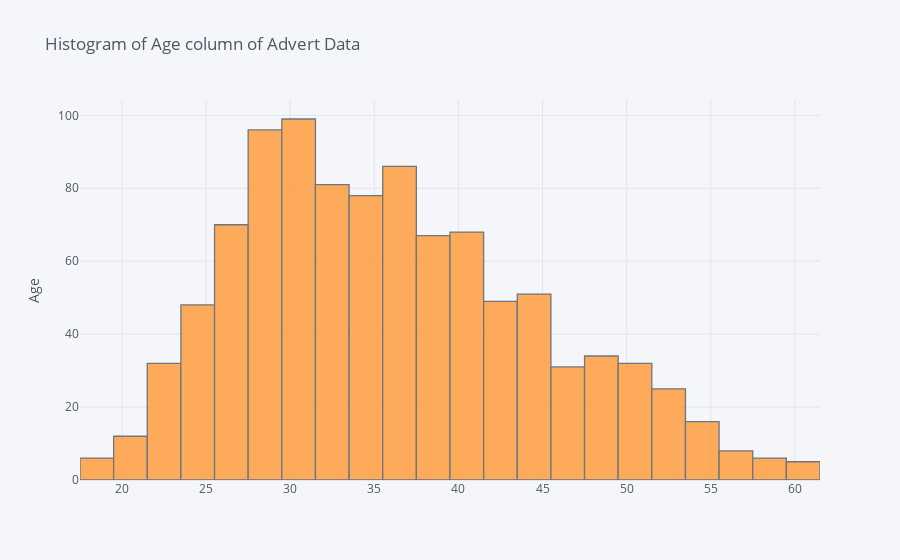

Notebook cell for this chart:
### Markdown cell above
## Exploratory Data Analysis

Let's use seaborn to explore the data!

Try recreating the plots shown below!

** Create a histogram of the Age**

### Code cell
import cufflinks as cf
cf.go_offline()

advert['Age'].iplot(kind='histogram', bins=30, yTitle='Age', title='Histogram of Age column of Advert Data')

### Figure 1 — Plotly figure (JSON) as saved in the notebook; plotly's stock layout.template omitted (floating-point values rounded to 4 significant figures; data arrays with more than 128 entries replaced by an {"elided": "..."} marker saying what was removed)
{"data": [{"histfunc": "count", "histnorm": "", "marker": {"color": "rgba(255, 153, 51, 1.0)", "line": {"color": "#4D5663", "width": 1.3}}, "name": "Age", "nbinsx": 30, "opacity": 0.8, "orientation": "v", "type": "histogram", "x": {"elided": "1000 int values"}}], "layout": {"barmode": "overlay", "legend": {"bgcolor": "#F5F6F9", "font": {"color": "#4D5663"}}, "paper_bgcolor": "#F5F6F9", "plot_bgcolor": "#F5F6F9", "title": {"font": {"color": "#4D5663"}, "text": "Histogram of Age column of Advert Data"}, "xaxis": {"gridcolor": "#E1E5ED", "showgrid": true, "tickfont": {"color": "#4D5663"}, "title": {"font": {"color": "#4D5663"}, "text": ""}, "zerolinecolor": "#E1E5ED"}, "yaxis": {"gridcolor": "#E1E5ED", "showgrid": true, "tickfont": {"color": "#4D5663"}, "title": {"font": {"color": "#4D5663"}, "text": "Age"}, "zerolinecolor": "#E1E5ED"}}}
